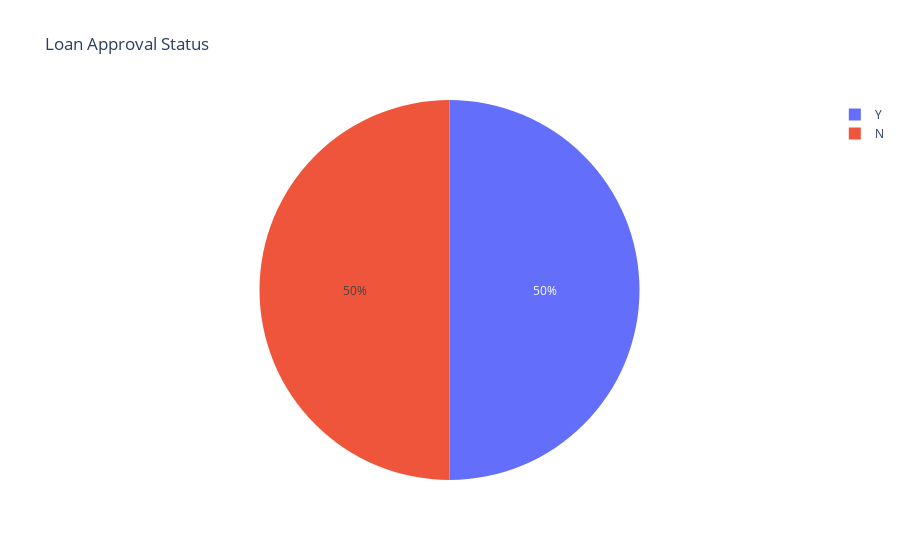

Notebook code for this chart:
### Code cell
import plotly.express as px

loan_status_count = df['Loan_Status'].value_counts()
fig_loan_status = px.pie(loan_status_count, 
                         names=loan_status_count.index, 
                         title='Loan Approval Status')
fig_loan_status.show()

### Figure 1 — Plotly figure (JSON) as saved in the notebook; plotly's stock layout.template omitted (floating-point values rounded to 4 significant figures)
{"data": [{"domain": {"x": [0, 1], "y": [0, 1]}, "hovertemplate": "Loan_Status=%{label}<extra></extra>", "labels": ["Y", "N"], "legendgroup": "", "name": "", "showlegend": true, "type": "pie"}], "layout": {"legend": {"tracegroupgap": 0}, "title": {"text": "Loan Approval Status"}}}
